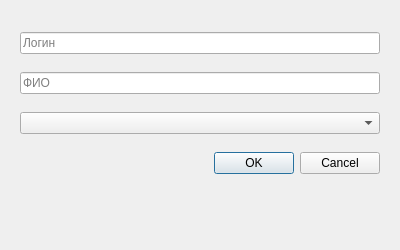
<?xml version="1.0" encoding="UTF-8"?>
<ui version="4.0">
 <class>UserDialog</class>
 <widget class="QDialog" name="UserDialog">
  <property name="geometry">
   <rect>
    <x>0</x>
    <y>0</y>
    <width>400</width>
    <height>250</height>
   </rect>
  </property>
  <property name="windowTitle">
   <string>Пользователь</string>
  </property>
  <widget class="QWidget" name="">
   <property name="geometry">
    <rect>
     <x>20</x>
     <y>20</y>
     <width>360</width>
     <height>170</height>
    </rect>
   </property>
   <layout class="QVBoxLayout" name="verticalLayout">
    <item>
     <widget class="QLineEdit" name="lineLogin">
      <property name="placeholderText">
       <string>Логин</string>
      </property>
     </widget>
    </item>
    <item>
     <widget class="QLineEdit" name="lineFio">
      <property name="placeholderText">
       <string>ФИО</string>
      </property>
     </widget>
    </item>
    <item>
     <widget class="QComboBox" name="comboRole"/>
    </item>
    <item>
     <widget class="QDialogButtonBox" name="buttonBox">
      <property name="standardButtons">
       <set>QDialogButtonBox::Ok|QDialogButtonBox::Cancel</set>
      </property>
     </widget>
    </item>
   </layout>
  </widget>
 </widget>
 <resources/>
 <connections/>
</ui>
